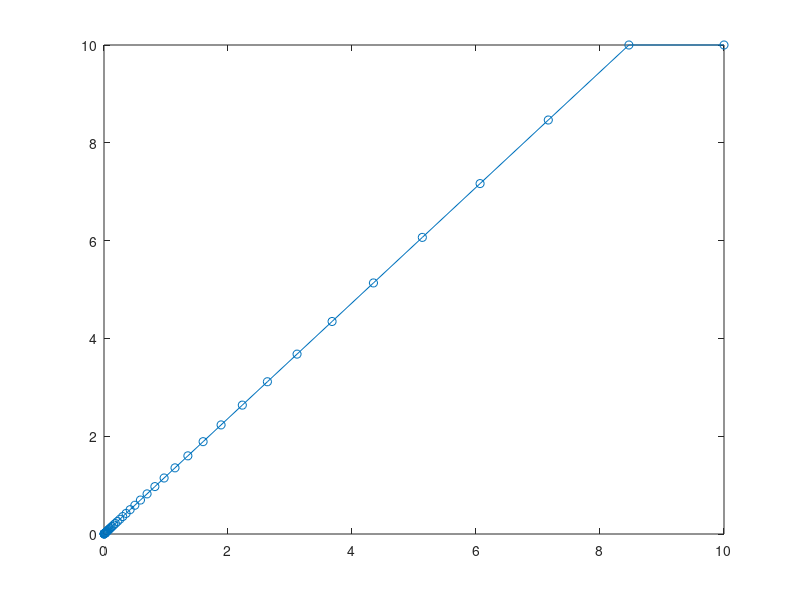
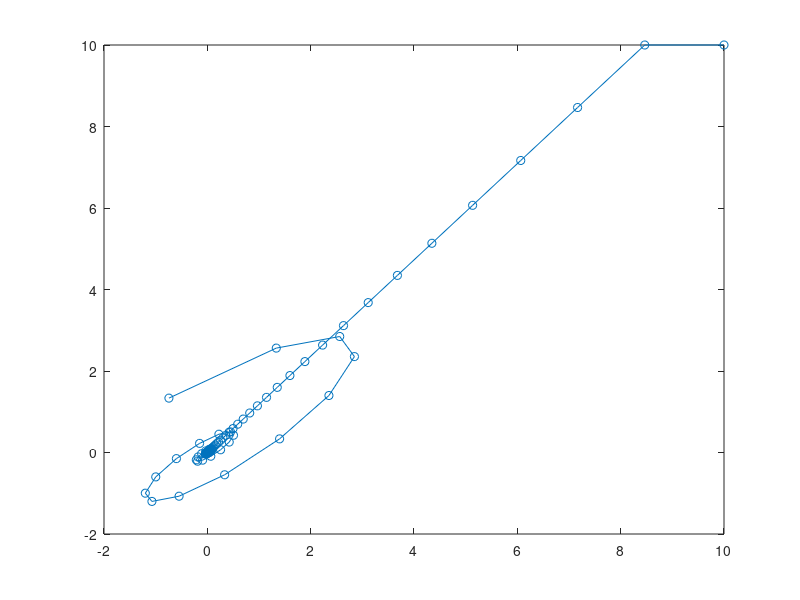

Source code (MATLAB) for these figures, in order:
clear all;
close all
clc
format long

A = [4/3 -2/3; 1 0];
B = [1; 0];
C = [-2/3 1];


Q = C'*C + 0.001*eye(2);
R = .001;
Pf = Q;

%horizon
N = 8;

% calculate K so that then u = K x
% slide 2-30

K=[]; H =[];
Hi = Q;

for i = N-1:-1:0
    Ki = -(R+B'*Hi*B)\B'*Hi*A;

    Hi = Q + Ki'*R*Ki + (A+B*Ki)' * Hi*(A+B*Ki);

    K = [ Ki' K ];
    H = [ Hi' H ];
end

% to check stability, calculate eigenvalues of the resulting matrix
% we will always use K(1), so the A resultant matrix will be A+BK
Atilde = A+B*K(:,1)';

eig(Atilde); % discrete system, should be |lambdai| < 1
% with N >= 7 it's enough, with 7 however one is really near 1, better to
% use 8


%% first I do the 3rd part, so then I simulate and calculate the cost altogheter
[Knew,S,CLP] = dlqr(A,B,Q,R);

%Knew are the gains for the infinite horizon LQR



% part 2 -> simulation
xi = [10;10];
x=xi;
u=[];


M = 50; %M steps of simulation
VfiniteHorizon = 0; 
VinfiniteHorizon = 0;

for i = 1:1:M
    VfiniteHorizon = VfiniteHorizon + xi'*Q*xi + xi'*K(:,1)*R*K(:,1)'*xi; % calculate 

    ui = K(:,1)'*xi;
    xi = A*xi + B*ui;
    u = [u ui];
    x = [x xi];
end
plot(x(1,:),x(2,:),'o-')


for i = 1:1:M
    VinfiniteHorizon = VinfiniteHorizon + xi'*Q*xi + xi'*Knew'*R*Knew*xi; % calculate 

    ui = Knew*xi;
    xi = A*xi + B*ui;
    u = [u ui];
    x = [x xi];
end

figure(2)
plot(x(1,:),x(2,:),'o-')




% part 2 -> simulation


disp(VfiniteHorizon)
disp(VinfiniteHorizon)